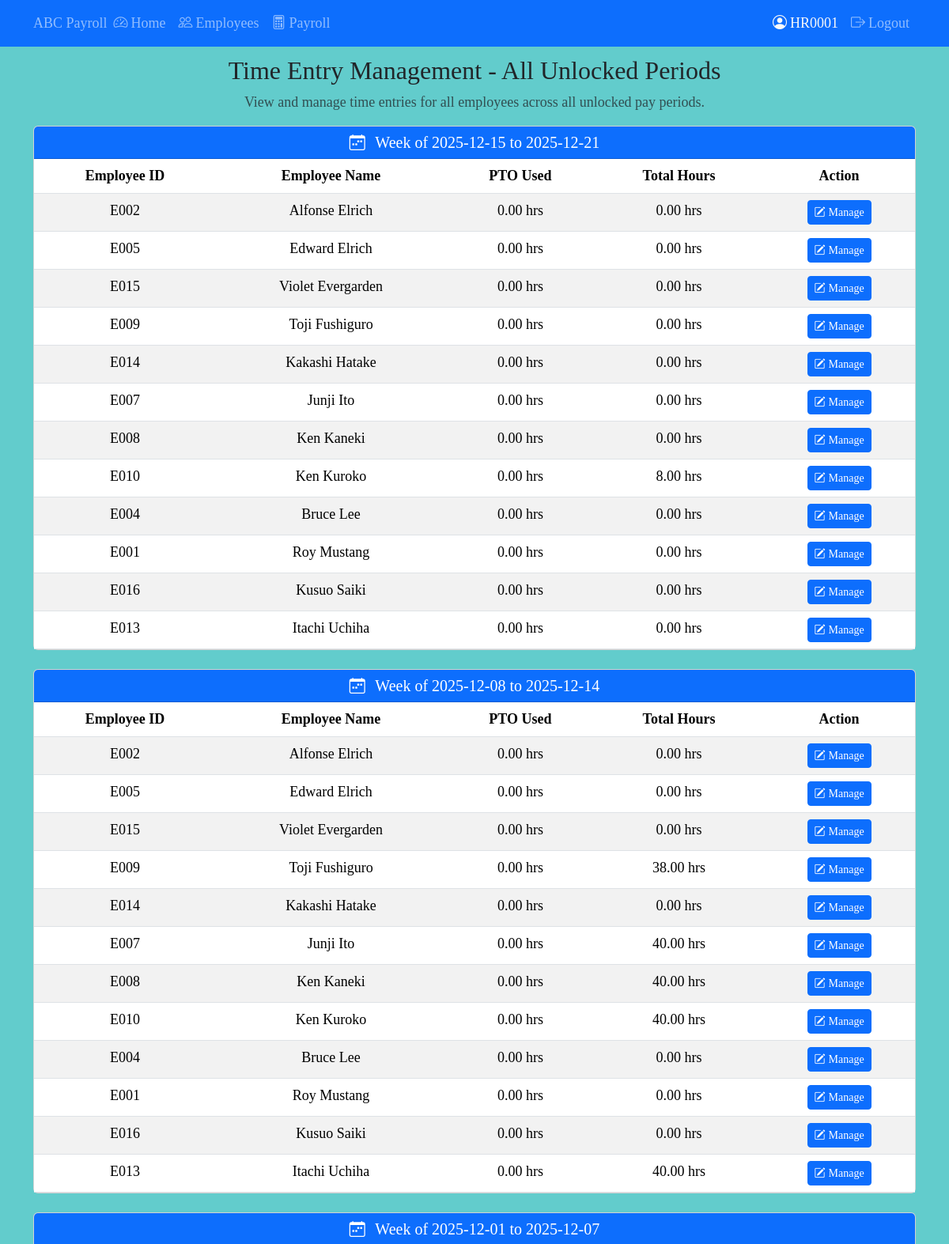
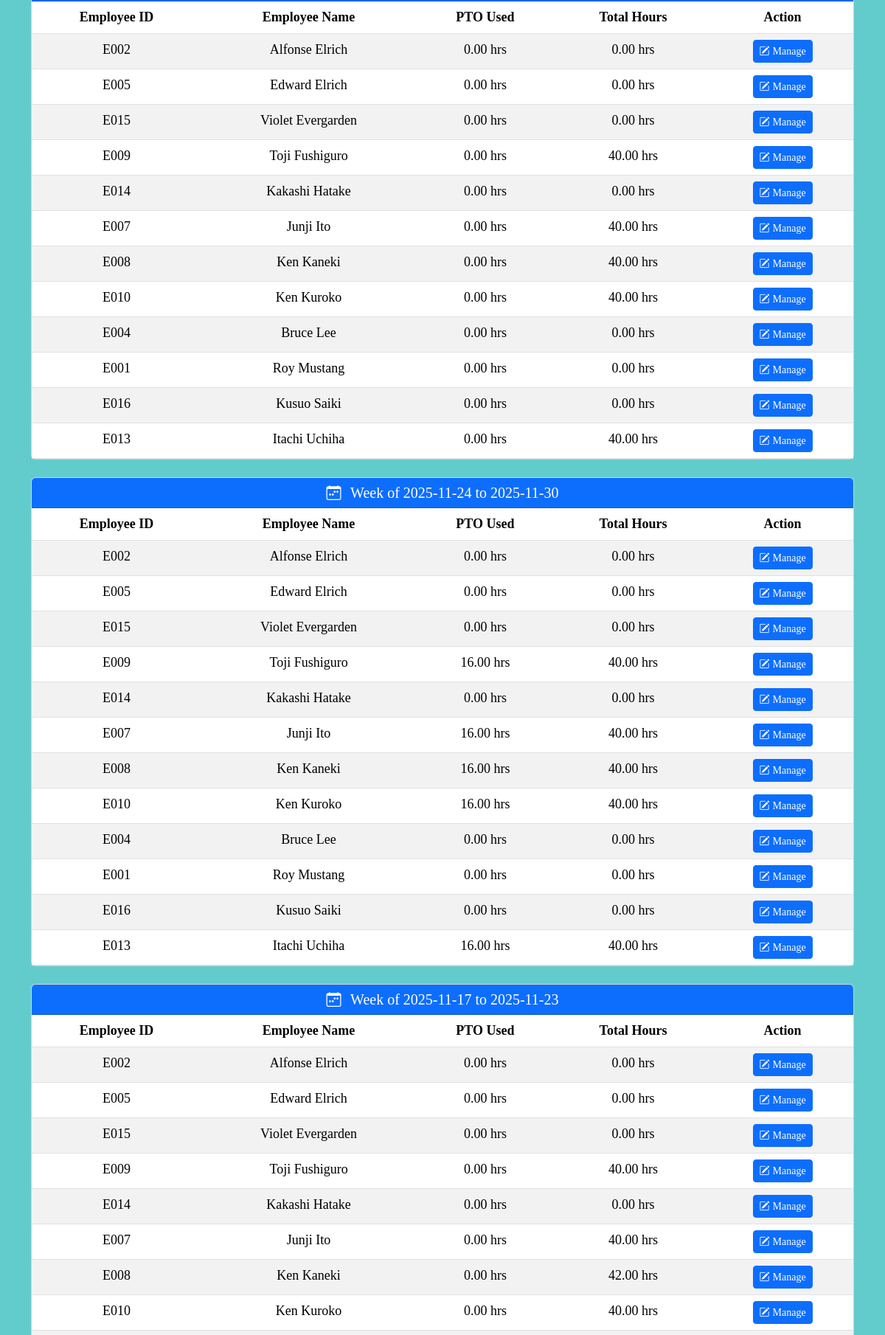
The app's page /admin/time-entry/time-entries (signed in, upper part) with its own data (2 pictures, top to bottom).
### tables this page shows
CREATE TABLE payroll_periods (
    payroll_id INTEGER PRIMARY KEY AUTOINCREMENT,
    period_start_date TEXT NOT NULL,
    period_end_date TEXT NOT NULL,
    processed_date TEXT,
    is_locked INTEGER NOT NULL DEFAULT 0,
    processed_by TEXT,
    created_date TEXT NOT NULL DEFAULT (datetime('now', 'localtime')),
    UNIQUE(period_start_date, period_end_date),
    CHECK (date(period_end_date) >= date(period_start_date))
);

CREATE TABLE employees (
    employee_id TEXT PRIMARY KEY,
    first_name TEXT NOT NULL,
    last_name TEXT NOT NULL,
    surname TEXT,
    date_of_birth TEXT NOT NULL,
    gender TEXT NOT NULL CHECK(gender IN ('Male', 'Female')),
    email TEXT NOT NULL UNIQUE,
    phone_num TEXT,
    address_line1 TEXT NOT NULL,
    address_line2 TEXT,
    city TEXT NOT NULL,
    state TEXT NOT NULL,
    zip_code TEXT NOT NULL,
    has_picture INTEGER NOT NULL DEFAULT 0,
    picture_filename TEXT,
    status TEXT NOT NULL DEFAULT 'Active' CHECK(status IN ('Active', 'Terminated')),
    date_hired TEXT NOT NULL,
    department_name TEXT NOT NULL,
    job_title_name TEXT NOT NULL,
    created_date TEXT NOT NULL DEFAULT (datetime('now', 'localtime')),
    modified_date TEXT NOT NULL DEFAULT (datetime('now', 'localtime')),
    FOREIGN KEY (department_name) REFERENCES departments(department_name),
    FOREIGN KEY (job_title_name) REFERENCES job_titles(title_name)
);

### src/routes/admin_time_entry.py (the view)
@bp.route("/time-entries", methods=["GET"])
@admin_required
def time_entry_overview():
    unlocked_periods = PayrollPeriod.get_all(include_locked=False)
    success, msg, employees = employee_controller.get_all_employees()
    period_data = []
    for period in unlocked_periods:
        employee_hours = []
        for employee in employees:
            entries = TimeEntry.get_by_employee(
                employee.employee_id,
                period.period_start_date,
                period.period_end_date
            )
            total_hours = sum(entry.hours_worked + entry.pto_hours for entry in entries)
            pto_used = sum(entry.pto_hours for entry in entries)
            employee_hours.append({
                'employee': employee,
                'total_hours': total_hours,
                'pto_used': pto_used
            })
        period_data.append({
            'period': period,
            'employee_hours': employee_hours
        })
    return render_template(
        "admin/time_entry_admin.html",
        period_data=period_data,
    )

### src/controllers/employee_controller.py (called while the page is built)
    def get_all_employees(self, include_terminated: bool = False) -> tuple[bool, str, list[Employee]]:
        try:
            employees = Employee.get_all(include_terminated=include_terminated)
            status = "active" if not include_terminated else "all"
            return True, f"Retrieved {len(employees)} {status} employees", employees
        except Exception as e:
            return False, f"Error retrieving employees: {e!s}", []

### src/models/base_model.py (called while the page is built)
    @classmethod
    def get_connection(cls) -> sqlite3.Connection:
        conn = sqlite3.connect(cls.DB_PATH, timeout=30.0)
        conn.row_factory = sqlite3.Row
        return conn

    @classmethod
    def execute_query(cls, query: str, params: tuple = ()) -> list[sqlite3.Row]:
        conn = cls.get_connection()
        cursor = conn.cursor()
        cursor.execute(query, params)
        results = cursor.fetchall()
        conn.close()
        return results

### src/models/employee.py (called while the page is built)
    @classmethod
    def get_all(cls, include_terminated: bool = False) -> list["Employee"]:
        query = f"SELECT * FROM {cls._EMPLOYEE_VIEW}"
        if not include_terminated:
            query += " WHERE status = 'Active'"
        query += " ORDER BY last_name, first_name"
        rows = cls.execute_query(query)
        return [cls._from_row(row) for row in rows]

### src/models/payroll.py (called while the page is built)
    @classmethod
    def get_all(cls, include_locked: bool = True) -> list["PayrollPeriod"]:
        if include_locked:
            query = "SELECT * FROM payroll_periods ORDER BY period_start_date DESC"
            params = ()
        else:
            query = """
                SELECT * FROM payroll_periods
                WHERE is_locked = 0
                ORDER BY period_start_date DESC
            """
            params = ()
        rows = cls.execute_query(query, params)
        return [cls._row_to_payroll_period(row) for row in rows]

    @classmethod
    def _row_to_payroll_period(cls, row: sqlite3.Row) -> "PayrollPeriod":
        return PayrollPeriod(
            payroll_id=row["payroll_id"],
            period_start_date=row["period_start_date"],
            period_end_date=row["period_end_date"],
            processed_date=row["processed_date"],
            is_locked=row["is_locked"],
            processed_by=row["processed_by"],
            created_date=row["created_date"],
        )

### src/templates/admin/time_entry_admin.html
{% extends 'base.html' %}
{% block content %}
<h2>Time Entry Management - All Unlocked Periods</h2>
<p class="text-muted">View and manage time entries for all employees across all unlocked pay periods.</p>
{% if not period_data %}
  <div class="alert alert-info">No unlocked pay periods found.</div>
{% else %}
  {% for period_item in period_data %}
    <div class="card mb-4">
      <div class="card-header bg-primary text-white">
        <h5 class="mb-0">
          <i class="bi bi-calendar-week me-2"></i>
          Week of {{ period_item.period.period_start_date }} to {{ period_item.period.period_end_date }}
        </h5>
      </div>
      <div class="card-body p-0">
        <table class="table table-striped table-hover mb-0">
          <thead>
            <tr>
              <th>Employee ID</th>
              <th>Employee Name</th>
              <th>PTO Used</th>
              <th>Total Hours</th>
              <th>Action</th>
            </tr>
          </thead>
          <tbody>
            {% for emp_data in period_item.employee_hours %}
            <tr>
              <td>{{ emp_data.employee.employee_id }}</td>
              <td>{{ emp_data.employee.first_name }} {{ emp_data.employee.last_name }}</td>
              <td>{{ "%.2f"|format(emp_data.pto_used) }} hrs</td>
              <td>{{ "%.2f"|format(emp_data.total_hours) }} hrs</td>
              <td>
                <a href="{{ url_for('admin_time_entry.time_entry_detail',
                                   employee_id=emp_data.employee.employee_id,
                                   start_date=period_item.period.period_start_date,
                                   end_date=period_item.period.period_end_date) }}"
                   class="btn btn-sm btn-primary">
                  <i class="bi bi-pencil-square me-1"></i>Manage
                </a>
              </td>
            </tr>
            {% endfor %}
          </tbody>
        </table>
      </div>
    </div>
  {% endfor %}
{% endif %}
{% endblock %}

### src/static/css/PayrollStyle.css (style rules this page uses)
body { font-family: 'Times New Roman', serif; text-align: center; font-size: large; background-color: #62cccc; }

### records on screen
payroll_periods: period.period_start_date "2025-12-15", period.period_end_date "2025-12-21"
employees: employee.employee_id "E002" "E002" "E002" "E002" "E002", employee.first_name "Alfonse" "Alfonse" "Alfonse" "Alfonse" "Alfonse", employee.last_name "Elrich" "Elrich" "Elrich" "Elrich" "Elrich"
employees: employee.employee_id "E005" "E005" "E005" "E005" "E005", employee.first_name "Edward" "Edward" "Edward" "Edward" "Edward", employee.last_name "Elrich" "Elrich" "Elrich" "Elrich" "Elrich"
employees: employee.employee_id "E015" "E015" "E015" "E015" "E015", employee.first_name "Violet" "Violet" "Violet" "Violet" "Violet", employee.last_name "Evergarden" "Evergarden" "Evergarden" "Evergarden" "Evergarden"
employees: employee.employee_id "E009" "E009" "E009" "E009" "E009", employee.first_name "Toji" "Toji" "Toji" "Toji" "Toji", employee.last_name "Fushiguro" "Fushiguro" "Fushiguro" "Fushiguro" "Fushiguro"
employees: employee.employee_id "E014" "E014" "E014" "E014" "E014", employee.first_name "Kakashi" "Kakashi" "Kakashi" "Kakashi" "Kakashi", employee.last_name "Hatake" "Hatake" "Hatake" "Hatake" "Hatake"
employees: employee.employee_id "E007" "E007" "E007" "E007" "E007", employee.first_name "Junji" "Junji" "Junji" "Junji" "Junji", employee.last_name "Ito" "Ito" "Ito" "Ito" "Ito"
employees: employee.employee_id "E008" "E008" "E008" "E008" "E008", employee.first_name "Ken" "Ken" "Ken" "Ken" "Ken", employee.last_name "Kaneki" "Kaneki" "Kaneki" "Kaneki" "Kaneki"
employees: employee.employee_id "E010" "E010" "E010" "E010" "E010", employee.first_name "Ken" "Ken" "Ken" "Ken" "Ken", employee.last_name "Kuroko" "Kuroko" "Kuroko" "Kuroko" "Kuroko"
employees: employee.employee_id "E004" "E004" "E004" "E004", employee.first_name "Bruce" "Bruce" "Bruce" "Bruce", employee.last_name "Lee" "Lee" "Lee" "Lee"
employees: employee.employee_id "E001" "E001" "E001" "E001", employee.first_name "Roy" "Roy" "Roy" "Roy", employee.last_name "Mustang" "Mustang" "Mustang" "Mustang"
employees: employee.employee_id "E016" "E016" "E016" "E016", employee.first_name "Kusuo" "Kusuo" "Kusuo" "Kusuo", employee.last_name "Saiki" "Saiki" "Saiki" "Saiki"
employees: employee.employee_id "E013" "E013" "E013" "E013", employee.first_name "Itachi" "Itachi" "Itachi" "Itachi", employee.last_name "Uchiha" "Uchiha" "Uchiha" "Uchiha"
payroll_periods: period.period_start_date "2025-12-08", period.period_end_date "2025-12-14"
payroll_periods: period.period_start_date "2025-12-01", period.period_end_date "2025-12-07"
payroll_periods: period.period_start_date "2025-11-24", period.period_end_date "2025-11-30"
payroll_periods: period.period_start_date "2025-11-17", period.period_end_date "2025-11-23"

### other values on screen
{{ session.get('username', 'User') }} "HR0001"
{{ "%.2f"|format(emp_data.pto_used) }} "0.00" "0.00" "0.00" "0.00" "0.00" "0.00" "0.00" "0.00" "0.00" "0.00" "0.00" "0.00" "0.00" "0.00" "0.00" "0.00" "0.00" "0.00" "0.00" "0.00" "0.00" "0.00" "0.00" "0.00" "0.00" "0.00" "0.00" "0.00" "0.00" "0.00" "0.00" "0.00" "0.00" "0.00" "0.00" "0.00" "0.00" "0.00" "0.00" "16.00" "0.00" "16.00" "16.00" "16.00" "0.00" "0.00" "0.00" "16.00" "0.00" "0.00" "0.00" "0.00" "0.00" "0.00" "0.00" "0.00"
{{ "%.2f"|format(emp_data.total_hours) }} "0.00" "0.00" "0.00" "0.00" "0.00" "0.00" "0.00" "8.00" "0.00" "0.00" "0.00" "0.00" "0.00" "0.00" "0.00" "38.00" "0.00" "40.00" "40.00" "40.00" "0.00" "0.00" "0.00" "40.00" "0.00" "0.00" "0.00" "40.00" "0.00" "40.00" "40.00" "40.00" "0.00" "0.00" "0.00" "40.00" "0.00" "0.00" "0.00" "40.00" "0.00" "40.00" "40.00" "40.00" "0.00" "0.00" "0.00" "40.00" "0.00" "0.00" "0.00" "40.00" "0.00" "40.00" "42.00" "40.00"
